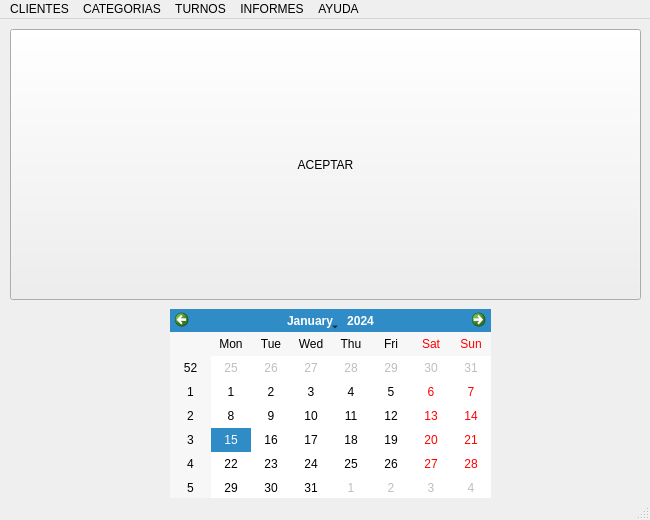
<?xml version="1.0" encoding="UTF-8"?>
<ui version="4.0">
 <author>Matias Anoniz</author>
 <class>ProyectoFinal</class>
 <widget class="QMainWindow" name="ProyectoFinal">
  <property name="geometry">
   <rect>
    <x>0</x>
    <y>0</y>
    <width>650</width>
    <height>520</height>
   </rect>
  </property>
  <property name="minimumSize">
   <size>
    <width>650</width>
    <height>520</height>
   </size>
  </property>
  <property name="maximumSize">
   <size>
    <width>650</width>
    <height>520</height>
   </size>
  </property>
  <property name="windowTitle">
   <string>MainWindow</string>
  </property>
  <widget class="QWidget" name="centralwidget">
   <widget class="QPushButton" name="pushButton">
    <property name="geometry">
     <rect>
      <x>10</x>
      <y>10</y>
      <width>631</width>
      <height>271</height>
     </rect>
    </property>
    <property name="text">
     <string>ACEPTAR</string>
    </property>
   </widget>
   <widget class="QCalendarWidget" name="calendarWidget">
    <property name="geometry">
     <rect>
      <x>170</x>
      <y>290</y>
      <width>321</width>
      <height>191</height>
     </rect>
    </property>
   </widget>
  </widget>
  <widget class="QMenuBar" name="menubar">
   <property name="geometry">
    <rect>
     <x>0</x>
     <y>0</y>
     <width>650</width>
     <height>19</height>
    </rect>
   </property>
   <widget class="QMenu" name="menuALGO">
    <property name="title">
     <string>CLIENTES</string>
    </property>
    <addaction name="actionNUEVO"/>
   </widget>
   <widget class="QMenu" name="menuCATEGORIAS">
    <property name="title">
     <string>CATEGORIAS</string>
    </property>
    <addaction name="actionNUEVO_2"/>
   </widget>
   <widget class="QMenu" name="menuTURNOS">
    <property name="title">
     <string>TURNOS</string>
    </property>
    <addaction name="actionALTA_DE_TURNO"/>
   </widget>
   <widget class="QMenu" name="menuAYUDA">
    <property name="title">
     <string>AYUDA</string>
    </property>
    <addaction name="actionACERCA_DE"/>
   </widget>
   <widget class="QMenu" name="menuINFORMES">
    <property name="title">
     <string>INFORMES</string>
    </property>
    <addaction name="actionCLIENTES"/>
    <addaction name="actionCATEGORIAS"/>
    <addaction name="actionTURNOS"/>
   </widget>
   <addaction name="menuALGO"/>
   <addaction name="menuCATEGORIAS"/>
   <addaction name="menuTURNOS"/>
   <addaction name="menuINFORMES"/>
   <addaction name="menuAYUDA"/>
  </widget>
  <widget class="QStatusBar" name="statusbar"/>
  <action name="actionNUEVO">
   <property name="text">
    <string>NUEVO</string>
   </property>
  </action>
  <action name="actionNUEVO_2">
   <property name="text">
    <string>NUEVO</string>
   </property>
  </action>
  <action name="actionALTA_DE_TURNO">
   <property name="text">
    <string>ALTA DE TURNO</string>
   </property>
  </action>
  <action name="actionACERCA_DE">
   <property name="text">
    <string>ACERCA DE...</string>
   </property>
  </action>
  <action name="actionLISTADO">
   <property name="text">
    <string>LISTADO</string>
   </property>
  </action>
  <action name="actionCLIENTES">
   <property name="text">
    <string>CLIENTES</string>
   </property>
  </action>
  <action name="actionCATEGORIAS">
   <property name="text">
    <string>CATEGORIAS</string>
   </property>
  </action>
  <action name="actionTURNOS">
   <property name="text">
    <string>TURNOS</string>
   </property>
  </action>
 </widget>
 <resources/>
 <connections/>
</ui>
